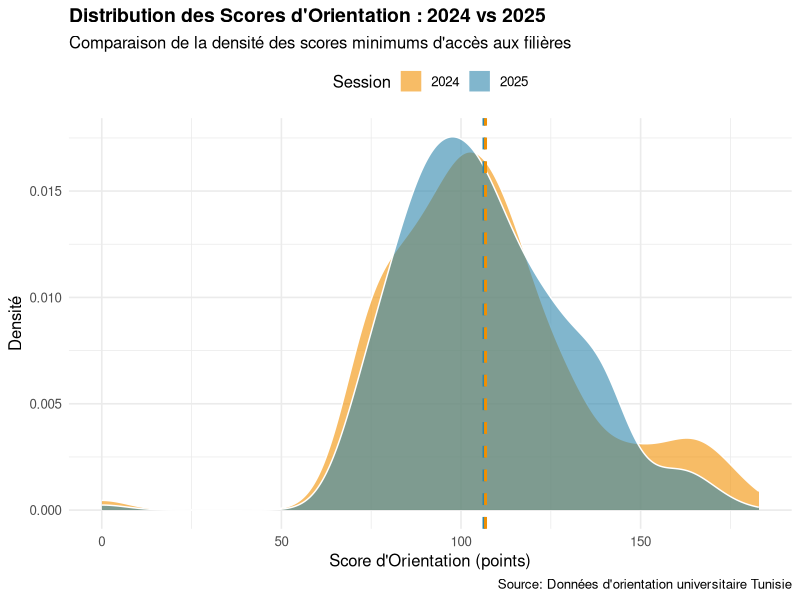
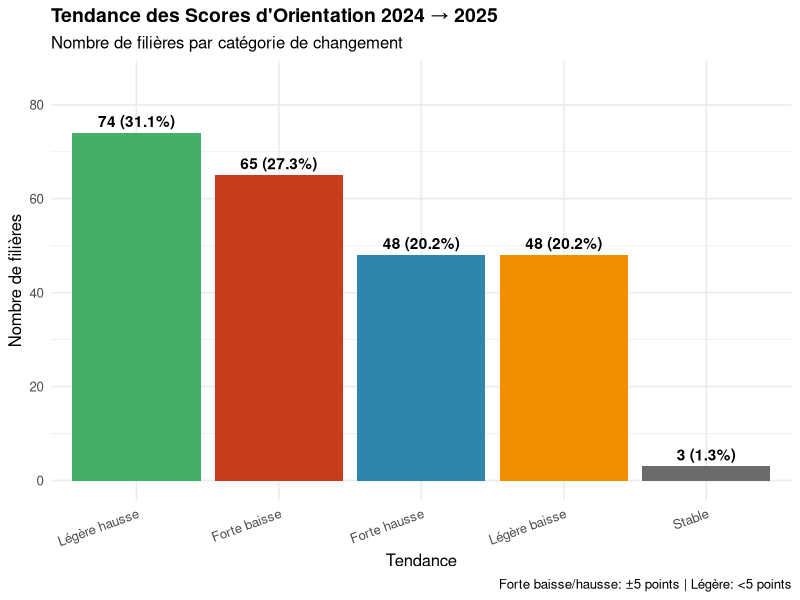
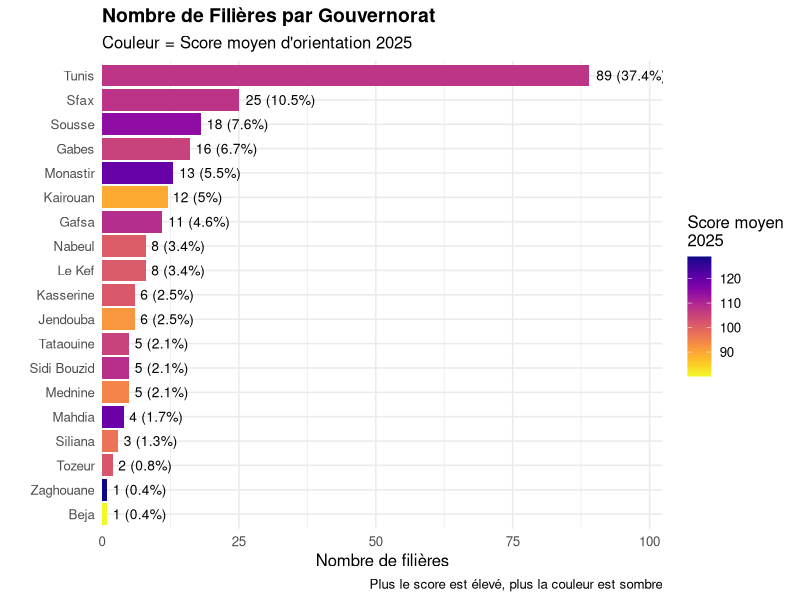
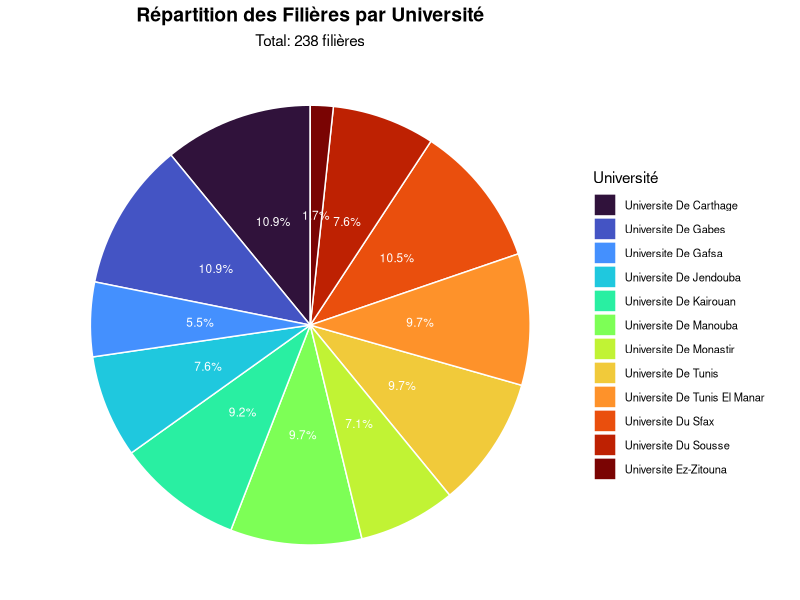
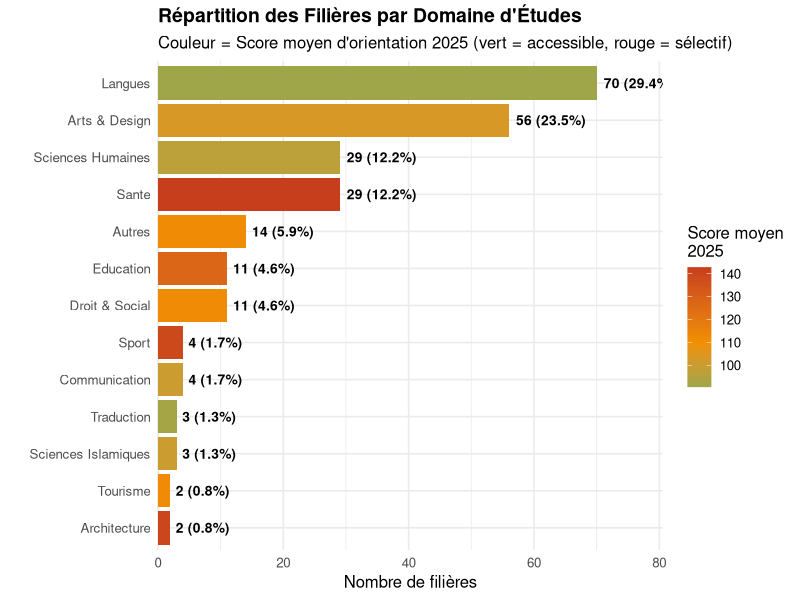
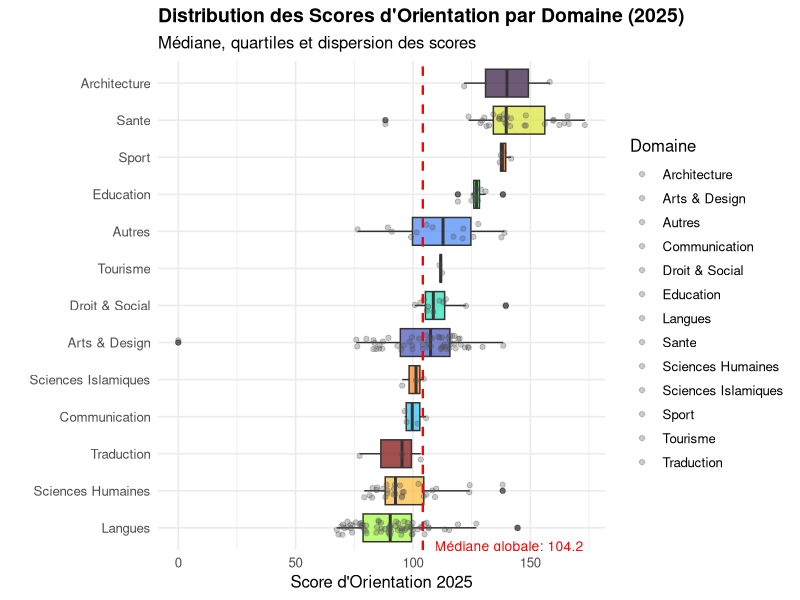
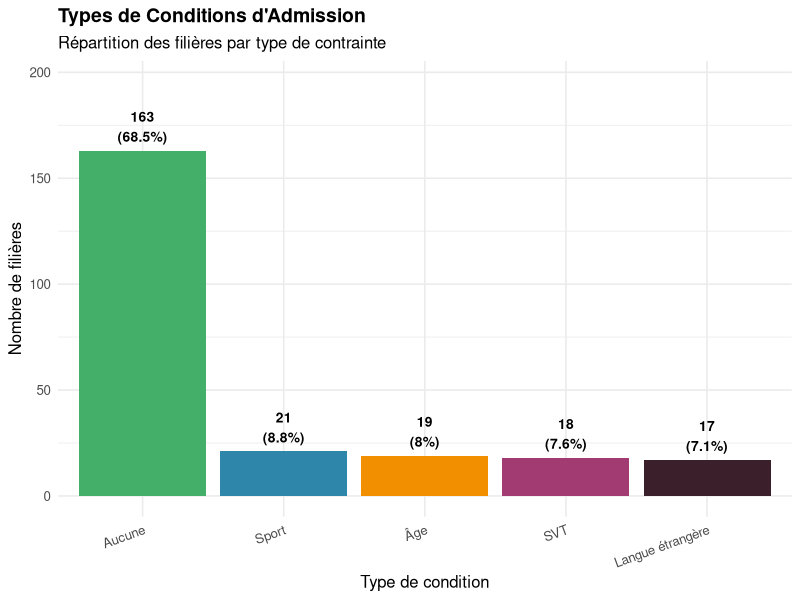
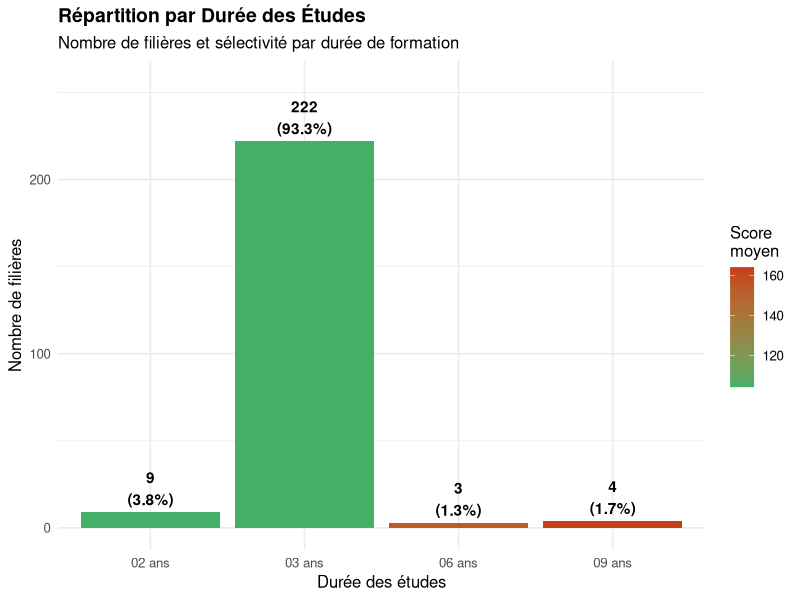

The R source for these figures, in order:
## ---- chunk 1
# Installation des packages si nécessaire (décommenter si besoin)
# install.packages(c("readxl", "dplyr", "stringr", "tidyr", "ggplot2", "scales", "knitr", "kableExtra", "viridis"))

# Chargement des bibliothèques
library(readxl)    # Pour lire les fichiers Excel
library(dplyr)     # Pour la manipulation des données
library(stringr)   # Pour la manipulation des chaînes
library(tidyr)     # Pour le nettoyage des données
library(ggplot2)   # Visualisations
library(scales)    # Formatage des axes
library(knitr)     # Tableaux formatés
library(viridis)   # Palettes de couleurs accessibles

# Configuration des thèmes
theme_set(theme_minimal(base_size = 12))

# Palette de couleurs personnalisée
couleurs <- c("#2E86AB", "#A23B72", "#F18F01", "#C73E1D", "#3B1F2B", "#44AF69")
## ---- chunk 2
# Chargement des bibliothèques
library(readxl)    # Pour lire les fichiers Excel
library(dplyr)     # Pour la manipulation des données
library(stringr)   # Pour la manipulation des chaînes
library(tidyr)     # Pour le nettoyage des données
cat("Bibliothèques chargées avec succès\n")
## ---- chunk 3
# Lecture du fichier Excel
df <- read_excel("Data/data.xlsx", sheet = 1)

# Affichage de la structure
cat("Dimensions initiales:", nrow(df), "lignes x", ncol(df), "colonnes\n")
cat("\nNoms des colonnes originales:\n")
print(colnames(df))
## ---- chunk 4
# Suppression des sauts de ligne, tabulations, espaces multiples et deux-points
colnames(df) <- colnames(df) %>%
  str_replace_all("\n", " ") %>%       # Remplacer \n par espace
  str_replace_all("\t", " ") %>%       # Remplacer \t par espace
  str_replace_all(":", "") %>%         # Supprimer les :
  str_replace_all("\\s+", " ") %>%     # Remplacer espaces multiples
  str_trim()                            # Supprimer espaces début/fin

cat("Nouveaux noms de colonnes:\n")
print(colnames(df))
## ---- chunk 5
# Suppression des lignes avec Filiere vide
df <- df %>% filter(!is.na(Filiere))

# Nettoyage de base
df <- df %>%
  mutate(Filiere = Filiere %>%
           str_replace_all("\n", " ") %>%
           str_replace_all("\\s+", " ") %>%
           str_trim() %>%
           tolower())

# Standardisation du préfixe "L EN"
df <- df %>%
  mutate(Filiere = str_replace(Filiere, "^l\\.?\\s*en\\s*", "l en "))

# Corrections d'abréviations
df <- df %>%
  mutate(Filiere = str_replace(Filiere, "l en sc\\. infirmieres", "l en sciences infirmieres"),
         Filiere = str_replace(Filiere, "l en tech\\.", "l en techniques"))

cat("Nombre de filières uniques après nettoyage:", length(unique(df$Filiere)), "\n")
## ---- chunk 6
# Mapping des filières vers des noms cohérents
filiere_mapping <- c(
  'l en sciences de l education' = 'l en sciences de l éducation',
  'l en science et techniques des activités physiques et sportives' = 'l en sciences physiques et sportives',
  'l en physiothérapie' = 'l en santé: physiothérapie',
  'l en orthophonie' = 'l en santé: orthophonie',
  'l en nutrition humaine' = 'l en santé: nutrition',
  'l en ergothérapie' = 'l en santé: ergothérapie',
  'l en puériculture' = 'l en santé: puériculture',
  'l en sciences maïeutiques sage femme' = 'l en santé: sage-femme',
  'l en documentbibliothéconomie et archiv' = 'l en documentation et bibliothéconomie',
  'l en gestion élect de l infor et des docu' = 'l en gestion informatique documentaire',
  'l en médiation et animation' = 'l en médiation culturelle',
  'l en théa arts de la scène' = 'l en théâtre et arts de la scène',
  'prépalettre spécialité arabe' = 'prépa lettres arabe',
  'prépalettre spécialité français' = 'prépa lettres français',
  'prépalettre spécialité anglais' = 'prépa lettres anglais',
  'cycle prépasciences humaines histoire' = 'cycle prépa sciences humaines histoire',
  'cycle prépasciences humaines géographie' = 'cycle prépa sciences humaines géographie',
  'cycle prépasciences humaines philosophie' = 'cycle prépa sciences humaines philosophie',
  'l en arts du patrimoine islamique' = 'l en patrimoine islamique',
  'l en science islamique' = 'l en sciences islamiques',
  'l en géographie de lenvironnement' = 'l en géographie de l environnement',
  'l en techniques agroalimentaires et envir' = 'l en techniques agroalimentaires et environnement'
)

# Application du mapping
for (old_name in names(filiere_mapping)) {
  df <- df %>%
    mutate(Filiere = if_else(Filiere == old_name, filiere_mapping[old_name], Filiere))
}

cat("Mapping appliqué avec succès\n")
## ---- chunk 7
df <- df %>%
  mutate(Université = Université %>%
           str_replace_all("\n", " ") %>%
           str_trim() %>%
           tolower())

cat("Universités uniques:\n")
print(unique(df$Université))
## ---- chunk 8
df <- df %>%
  mutate(Etablissement = Etablissement %>%
           str_replace_all("\n", " ") %>%
           str_replace_all("\t", " ") %>%
           str_trim() %>%
           tolower())

# Correction spécifique
df <- df %>%
  mutate(Etablissement = str_replace(Etablissement, 
                                     'faculté de médecine â€" tunis', 
                                     'faculté de médecine de tunis'))

cat("Nombre d'établissements uniques:", length(unique(df$Etablissement)), "\n")
## ---- chunk 9
df <- df %>%
  mutate(Gouvernorat = Gouvernorat %>%
           str_trim() %>%
           str_to_title())  # Première lettre en majuscule

cat("Gouvernorats uniques:\n")
print(unique(df$Gouvernorat))
## ---- chunk 10
df <- df %>%
  mutate(Critères = Critères %>%
           str_replace_all("\n", "") %>%
           str_trim() %>%
           toupper())

cat("Critères uniques:\n")
print(unique(df$Critères))
## ---- chunk 11
# Remplissage des valeurs manquantes
df <- df %>%
  mutate(`Durée des Etudes` = if_else(is.na(`Durée des Etudes`), "03 ans", `Durée des Etudes`))

# Uniformisation du format
df <- df %>%
  mutate(`Durée des Etudes` = `Durée des Etudes` %>%
           str_replace_all("\\s+", " ") %>%
           str_trim() %>%
           str_replace("03  ans", "03 ans"))

cat("Durées d'études uniques:\n")
print(unique(df$`Durée des Etudes`))
## ---- chunk 12
# Afficher les noms exacts des colonnes pour diagnostic
cat("Noms de colonnes contenant 'Orient':\n")
print(grep("Orient", colnames(df), value = TRUE, ignore.case = TRUE))

# Identifier les colonnes de scores
col_2025 <- grep("2025", colnames(df), value = TRUE)[1]
col_2024 <- grep("2024", colnames(df), value = TRUE)[1]

cat("\nColonne 2025 détectée:", col_2025, "\n")
cat("Colonne 2024 détectée:", col_2024, "\n")
## ---- chunk 13
# Remplissage des valeurs manquantes par 0
# Utilisation de la notation avec crochets doubles pour éviter les problèmes d'accents
df[[col_2025]] <- ifelse(is.na(df[[col_2025]]), 0, df[[col_2025]])
df[[col_2024]] <- ifelse(is.na(df[[col_2024]]), 0, df[[col_2024]])

cat("\nValeurs manquantes remplacées par 0\n")

# Affichage des statistiques
cat("\nScore 2025 - min:", min(df[[col_2025]], na.rm = TRUE), 
    "max:", max(df[[col_2025]], na.rm = TRUE), "\n")
cat("Score 2024 - min:", min(df[[col_2024]], na.rm = TRUE), 
    "max:", max(df[[col_2024]], na.rm = TRUE), "\n")
## ---- chunk 14
# Mapping des conditions
conditions_map <- c(
  'Rien' = 'aucune',
  '03 ans' = 'aucune',
  'Sport exigé' = 'sport obligatoire',
  'Sport exigé, sport>=16' = 'sport obligatoire >=16',
  'SVT exigée' = 'svt obligatoire',
  'Option S.V.T et Sport Obligatoires' = 'svt et sport obligatoires',
  'Filière Pour sexe Feminin et Option S.V.T. Obligatoire' = 'svt obligatoire, sexe féminin',
  'Filière Pour Sexe Feminin et Option S.V.T. Obligatoire et sport obligatoire' = 'svt et sport obligatoires, sexe féminin',
  'Filière Pour Sexe Masculin et Option S.V.T. Obligatoire et sport obligatoire' = 'svt et sport obligatoires, sexe masculin',
  'Réservée aux admis des lycées pour non-voyants, avec SVT et sport obligatoires' = 'svt et sport obligatoires, non-voyant',
  'Espagnol exigé' = 'langue obligatoire : espagnol',
  'Italien exigé' = 'langue obligatoire : italien',
  'Allemand exigé' = 'langue obligatoire : allemand',
  'Âge inférieur à 20 ans au 01 septembre' = 'âge limite',
  'age<=21 ans au premier octobre' = 'âge limite'
)

# Application du mapping
df <- df %>%
  mutate(Conditions = recode(Conditions, !!!conditions_map))

cat("Conditions uniques:\n")
print(unique(df$Conditions))
## ---- chunk 15
# Fonction pour nettoyer une spécialité
nettoyer_specialite <- function(valeur) {
  # Gérer les valeurs vides ou NA
  if (is.na(valeur) || str_trim(valeur) %in% c('', '\t/', '/')) {
    return(list())
  }
  
  # Remplacer tous les séparateurs par /
  valeur_nettoyee <- str_replace_all(valeur, "\\\\\\\\|\\\\\\\\|//", "/")
  
  # Séparer par /
  specialites <- str_split(valeur_nettoyee, "/")[[1]]
  
  # Nettoyer chaque spécialité
  liste_nettoyee <- specialites %>%
    str_trim() %>%
    .[. != ""] %>%
    str_to_title()
  
  return(liste_nettoyee)
}

# Application à la colonne Spécialités
df <- df %>%
  mutate(Spécialités = lapply(Spécialités, nettoyer_specialite))

cat("Nettoyage des spécialités terminé!\n")
cat("\nExemple des 5 premières spécialités:\n")
print(head(df$Spécialités, 5))
## ---- chunk 16
cat("\nrésumé final\n")
cat("nombre total de lignes:", nrow(df), "\n")
cat("nombre de colonnes:", ncol(df), "\n")
cat("\naprçu des premières lignes:\n")
print(head(df, 5))
## ---- chunk 17
# Chargement des données nettoyées
df <- read.csv("Data/data_cleaned.csv", fileEncoding = "UTF-8")

# Nettoyage des noms de colonnes (suppression des retours à la ligne)
df <- df %>%
  mutate(across(where(is.character), ~str_replace_all(., "\n", " "))) %>%
  mutate(across(where(is.character), str_trim))

# Renommer les colonnes pour faciliter l'analyse
colnames(df) <- c("Filiere", "Universite", "Etablissement", "Gouvernorat", 
                  "Criteres", "Duree", "Score_2025", "Score_2024", 
                  "Conditions", "Specialites")

# Aperçu des données
cat("aperçu des données\n")
cat("nombre de filières/programmes:", nrow(df), "\n")
cat("nombre de variables:", ncol(df), "\n\n")

cat("variables disponibles:\n")
print(colnames(df))

cat("\npremières observations:\n")
head(df, 3)
## ---- chunk 18
# Statistiques descriptives des scores d'orientation
cat("statistiques descriptives des scores d'orientation\n\n")

# Statistiques pour 2025
cat("session 2025:\n")
cat("   score minimum    :", round(min(df$Score_2025, na.rm = TRUE), 2), "\n")
cat("   score maximum    :", round(max(df$Score_2025, na.rm = TRUE), 2), "\n")
cat("   score moyen      :", round(mean(df$Score_2025, na.rm = TRUE), 2), "\n")
cat("   score médian     :", round(median(df$Score_2025, na.rm = TRUE), 2), "\n")
cat("   écart-type       :", round(sd(df$Score_2025, na.rm = TRUE), 2), "\n\n")

# Statistiques pour 2024
cat("session 2024:\n")
cat("   score minimum    :", round(min(df$Score_2024, na.rm = TRUE), 2), "\n")
cat("   score maximum    :", round(max(df$Score_2024, na.rm = TRUE), 2), "\n")
cat("   score moyen      :", round(mean(df$Score_2024, na.rm = TRUE), 2), "\n")
cat("   score médian     :", round(median(df$Score_2024, na.rm = TRUE), 2), "\n")
cat("   écart-type       :", round(sd(df$Score_2024, na.rm = TRUE), 2), "\n\n")

# Comparaison
diff_moyenne <- mean(df$Score_2025, na.rm = TRUE) - mean(df$Score_2024, na.rm = TRUE)
cat("évolution 2024 -> 2025:\n")
cat("   différence moyenne:", round(diff_moyenne, 2), "points\n")
cat("   tendance          :", ifelse(diff_moyenne < 0, "baisse", "hausse"), "\n")
## ---- chunk 19
# Visualisation : Comparaison des distributions 2024 vs 2025
df_long <- df %>%
  select(Filiere, Score_2025, Score_2024) %>%
  pivot_longer(cols = c(Score_2025, Score_2024), 
               names_to = "Annee", 
               values_to = "Score") %>%
  mutate(Annee = ifelse(Annee == "Score_2025", "2025", "2024"))

ggplot(df_long, aes(x = Score, fill = Annee)) +
  geom_density(alpha = 0.6, color = "white") +
  scale_fill_manual(values = c("2024" = "#F18F01", "2025" = "#2E86AB")) +
  labs(
    title = "Distribution des Scores d'Orientation : 2024 vs 2025",
    subtitle = "Comparaison de la densité des scores minimums d'accès aux filières",
    x = "Score d'Orientation (points)",
    y = "Densité",
    fill = "Session",
    caption = "Source: Données d'orientation universitaire Tunisie"
  ) +
  theme_minimal(base_size = 12) +
  theme(
    plot.title = element_text(face = "bold", size = 14),
    legend.position = "top"
  ) +
  geom_vline(aes(xintercept = mean(df$Score_2025, na.rm = TRUE)), 
             color = "#2E86AB", linetype = "dashed", size = 1) +
  geom_vline(aes(xintercept = mean(df$Score_2024, na.rm = TRUE)), 
             color = "#F18F01", linetype = "dashed", size = 1)
## ---- chunk 20
# Calcul de l'évolution des scores par filière
df <- df %>%
  mutate(
    Evolution = Score_2025 - Score_2024,
    Evolution_Pct = round((Evolution / Score_2024) * 100, 2),
    Tendance = case_when(
      Evolution < -5 ~ "Forte baisse",
      Evolution < 0 ~ "Légère baisse",
      Evolution == 0 ~ "Stable",
      Evolution < 5 ~ "Légère hausse",
      TRUE ~ "Forte hausse"
    )
  )

# Résumé des tendances
tendances_resume <- df %>%
  count(Tendance) %>%
  mutate(Pourcentage = round(n / sum(n) * 100, 1)) %>%
  arrange(desc(n))

cat("répartition des tendances 2024 -> 2025\n\n")
for(i in 1:nrow(tendances_resume)) {
  cat(sprintf("%-15s : %3d filières (%5.1f%%)\n", 
              tendances_resume$Tendance[i], 
              tendances_resume$n[i], 
              tendances_resume$Pourcentage[i]))
}

# Filières avec la plus grande baisse
cat("\n\ntop 10 filières avec la plus grande baisse de score:\n")
df %>%
  filter(Score_2024 > 0) %>%
  arrange(Evolution) %>%
  select(Filiere, Gouvernorat, Score_2024, Score_2025, Evolution) %>%
  head(10) %>%
  print()
## ---- chunk 21
# Visualisation des tendances
ggplot(tendances_resume, aes(x = reorder(Tendance, -n), y = n, fill = Tendance)) +
  geom_col(show.legend = FALSE) +
  geom_text(aes(label = paste0(n, " (", Pourcentage, "%)")), 
            vjust = -0.5, fontface = "bold") +
  scale_fill_manual(values = c(
    "Forte baisse" = "#C73E1D",
    "Légère baisse" = "#F18F01", 
    "Stable" = "#6B6B6B",
    "Légère hausse" = "#44AF69",
    "Forte hausse" = "#2E86AB"
  )) +
  labs(
    title = "Tendance des Scores d'Orientation 2024 → 2025",
    subtitle = "Nombre de filières par catégorie de changement",
    x = "Tendance",
    y = "Nombre de filières",
    caption = "Forte baisse/hausse: ±5 points | Légère: <5 points"
  ) +
  theme_minimal(base_size = 12) +
  theme(
    plot.title = element_text(face = "bold", size = 14),
    axis.text.x = element_text(angle = 20, hjust = 1)
  ) +
  ylim(0, max(tendances_resume$n) * 1.15)
## ---- chunk 22
# Analyse par gouvernorat
gouvernorat_stats <- df %>%
  group_by(Gouvernorat) %>%
  summarise(
    Nb_Filieres = n(),
    Score_Moyen_2025 = round(mean(Score_2025, na.rm = TRUE), 2),
    Score_Min_2025 = round(min(Score_2025, na.rm = TRUE), 2),
    Score_Max_2025 = round(max(Score_2025, na.rm = TRUE), 2),
    Nb_Universites = n_distinct(Universite),
    Nb_Etablissements = n_distinct(Etablissement)
  ) %>%
  arrange(desc(Nb_Filieres))

cat("répartition par gouvernorat\n\n")

# Calcul des pourcentages
total_filieres <- sum(gouvernorat_stats$Nb_Filieres)
gouvernorat_stats <- gouvernorat_stats %>%
  mutate(Pourcentage = round(Nb_Filieres / total_filieres * 100, 1))

print(gouvernorat_stats)

cat("\n\nconcentration géographique:\n")
tunis_pct <- sum(gouvernorat_stats$Pourcentage[gouvernorat_stats$Gouvernorat == "Tunis"])
cat("grand tunis concentre:", tunis_pct, "% des filières\n")
cat("nombre de gouvernorats avec des filières:", nrow(gouvernorat_stats), "\n")
## ---- chunk 23
# Visualisation : Répartition par gouvernorat
ggplot(gouvernorat_stats, aes(x = reorder(Gouvernorat, Nb_Filieres), y = Nb_Filieres, fill = Score_Moyen_2025)) +
  geom_col() +
  geom_text(aes(label = paste0(Nb_Filieres, " (", Pourcentage, "%)")), 
            hjust = -0.1, size = 3.5) +
  coord_flip() +
  scale_fill_viridis(option = "plasma", direction = -1, name = "Score moyen\n2025") +
  labs(
    title = "Nombre de Filières par Gouvernorat",
    subtitle = "Couleur = Score moyen d'orientation 2025",
    x = "",
    y = "Nombre de filières",
    caption = "Plus le score est élevé, plus la couleur est sombre"
  ) +
  theme_minimal(base_size = 12) +
  theme(
    plot.title = element_text(face = "bold", size = 14),
    legend.position = "right"
  ) +
  scale_y_continuous(expand = expansion(mult = c(0, 0.15)))
## ---- chunk 24
# Analyse par université
universite_stats <- df %>%
  group_by(Universite) %>%
  summarise(
    Nb_Filieres = n(),
    Nb_Etablissements = n_distinct(Etablissement),
    Score_Moyen_2025 = round(mean(Score_2025, na.rm = TRUE), 2),
    Score_Min = round(min(Score_2025, na.rm = TRUE), 2),
    Score_Max = round(max(Score_2025, na.rm = TRUE), 2),
    Ecart_Score = Score_Max - Score_Min
  ) %>%
  arrange(desc(Nb_Filieres)) %>%
  mutate(
    Universite_Clean = str_to_title(str_replace_all(Universite, "\\s+", " ")),
    Pourcentage = round(Nb_Filieres / sum(Nb_Filieres) * 100, 1)
  )

cat("répartition par université\n\n")

for(i in 1:nrow(universite_stats)) {
  cat(sprintf("%d. %-35s: %2d filières (%4.1f%%) | score: %5.1f - %5.1f\n",
              i,
              substr(universite_stats$Universite_Clean[i], 1, 35),
              universite_stats$Nb_Filieres[i],
              universite_stats$Pourcentage[i],
              universite_stats$Score_Min[i],
              universite_stats$Score_Max[i]))
}
## ---- chunk 25
# Visualisation : Répartition par université (camembert)
ggplot(universite_stats, aes(x = "", y = Nb_Filieres, fill = Universite_Clean)) +
  geom_bar(stat = "identity", width = 1, color = "white") +
  coord_polar("y", start = 0) +
  scale_fill_viridis(discrete = TRUE, option = "turbo") +
  labs(
    title = "Répartition des Filières par Université",
    subtitle = paste0("Total: ", sum(universite_stats$Nb_Filieres), " filières"),
    fill = "Université"
  ) +
  theme_void() +
  theme(
    plot.title = element_text(face = "bold", size = 14, hjust = 0.5),
    plot.subtitle = element_text(hjust = 0.5),
    legend.position = "right",
    legend.text = element_text(size = 8)
  ) +
  geom_text(aes(label = paste0(Pourcentage, "%")), 
            position = position_stack(vjust = 0.5), size = 3, color = "white")
## ---- chunk 26
# Catégorisation des filières par domaine
df <- df %>%
  mutate(Domaine = case_when(
    str_detect(Filiere, "médecine|infirm|santé|physio|ortho|sage|puér|urgence|hygiene") ~ "Sante",
    str_detect(Filiere, "droit|juridique|social|travail") ~ "Droit & Social",
    str_detect(Filiere, "arabe|français|anglais|espagnol|italien|allemand|russe|chinois|langue") ~ "Langues",
    str_detect(Filiere, "arts|design|musique|théâ|cinéma|beaux|plastique") ~ "Arts & Design",
    str_detect(Filiere, "histoire|géo|archéo|patrimoine|anthropo|socio|philo|psycho") ~ "Sciences Humaines",
    str_detect(Filiere, "éducation|enseignement|cadre") ~ "Education",
    str_detect(Filiere, "journal|communication|document|média") ~ "Communication",
    str_detect(Filiere, "tourism|hôtel") ~ "Tourisme",
    str_detect(Filiere, "sport|physique") ~ "Sport",
    str_detect(Filiere, "islam|théolog|zitouna") ~ "Sciences Islamiques",
    str_detect(Filiere, "prépa|cycle") ~ "Classes Preparatoires",
    str_detect(Filiere, "architect|urban") ~ "Architecture",
    str_detect(Filiere, "traduction") ~ "Traduction",
    TRUE ~ "Autres"
  ))

# Statistiques par domaine
domaine_stats <- df %>%
  group_by(Domaine) %>%
  summarise(
    Nb_Filieres = n(),
    Score_Moyen = round(mean(Score_2025, na.rm = TRUE), 2),
    Score_Min = round(min(Score_2025, na.rm = TRUE), 2),
    Score_Max = round(max(Score_2025, na.rm = TRUE), 2),
    Evolution_Moy = round(mean(Evolution, na.rm = TRUE), 2)
  ) %>%
  arrange(desc(Nb_Filieres)) %>%
  mutate(Pourcentage = round(Nb_Filieres / sum(Nb_Filieres) * 100, 1))

cat("répartition par domaine d'études\n\n")

# Affichage formaté du tableau
domaine_stats_display <- domaine_stats %>%
  rename(
    "Domaine" = "Domaine",
    "Filières" = "Nb_Filieres",
    "Score Moy" = "Score_Moyen",
    "Score Min" = "Score_Min",
    "Score Max" = "Score_Max",
    "Évolution" = "Evolution_Moy",
    "%" = "Pourcentage"
  ) %>%
  mutate(across(where(is.numeric), ~round(., 1)))

knitr::kable(domaine_stats_display, 
             format = "simple",
             digits = 1,
             caption = "Statistiques par Domaine d'Études")
## ---- chunk 27
# Visualisation : Nombre de filières par domaine avec scores
ggplot(domaine_stats, aes(x = reorder(Domaine, Nb_Filieres), y = Nb_Filieres, fill = Score_Moyen)) +
  geom_col() +
  geom_text(aes(label = paste0(Nb_Filieres, " (", Pourcentage, "%)")), 
            hjust = -0.1, size = 3.5, fontface = "bold") +
  coord_flip() +
  scale_fill_gradient2(low = "#44AF69", mid = "#F18F01", high = "#C73E1D", 
                       midpoint = 110, name = "Score moyen\n2025") +
  labs(
    title = "Répartition des Filières par Domaine d'Études",
    subtitle = "Couleur = Score moyen d'orientation 2025 (vert = accessible, rouge = sélectif)",
    x = "",
    y = "Nombre de filières"
  ) +
  theme_minimal(base_size = 12) +
  theme(
    plot.title = element_text(face = "bold", size = 14),
    legend.position = "right"
  ) +
  scale_y_continuous(expand = expansion(mult = c(0, 0.15)))
## ---- chunk 28
# Boxplot : Distribution des scores par domaine
ggplot(df, aes(x = reorder(Domaine, Score_2025, FUN = median), y = Score_2025, fill = Domaine)) +
  geom_boxplot(alpha = 0.7, show.legend = FALSE) +
  geom_jitter(width = 0.2, alpha = 0.3, size = 1.5, color = "gray30") +
  coord_flip() +
  scale_fill_viridis(discrete = TRUE, option = "turbo") +
  labs(
    title = "Distribution des Scores d'Orientation par Domaine (2025)",
    subtitle = "Médiane, quartiles et dispersion des scores",
    x = "",
    y = "Score d'Orientation 2025"
  ) +
  theme_minimal(base_size = 12) +
  theme(
    plot.title = element_text(face = "bold", size = 14)
  ) +
  geom_hline(yintercept = median(df$Score_2025, na.rm = TRUE), 
             linetype = "dashed", color = "red", size = 0.8) +
  annotate("text", x = 0.5, y = median(df$Score_2025, na.rm = TRUE) + 5, 
           label = paste0("Médiane globale: ", round(median(df$Score_2025, na.rm = TRUE), 1)),
           color = "red", hjust = 0, size = 3.5)
## ---- chunk 29
# Analyse des conditions d'admission
conditions_stats <- df %>%
  group_by(Conditions) %>%
  summarise(
    Nb_Filieres = n(),
    Score_Moyen = round(mean(Score_2025, na.rm = TRUE), 2),
    Domaines = paste(unique(Domaine), collapse = ", ")
  ) %>%
  arrange(desc(Nb_Filieres)) %>%
  mutate(Pourcentage = round(Nb_Filieres / sum(Nb_Filieres) * 100, 1))

cat("conditions d'admission\n\n")

for(i in 1:nrow(conditions_stats)) {
  cat(sprintf("%-45s : %2d filières (%5.1f%%) | score moy: %6.2f\n",
              conditions_stats$Conditions[i],
              conditions_stats$Nb_Filieres[i],
              conditions_stats$Pourcentage[i],
              conditions_stats$Score_Moyen[i]))
}

# Calcul des filières sans contraintes
sans_contraintes <- sum(conditions_stats$Nb_Filieres[conditions_stats$Conditions == "aucune"])
avec_contraintes <- sum(conditions_stats$Nb_Filieres) - sans_contraintes

cat("\n\nrésumé:\n")
cat("filières sans contraintes:", sans_contraintes, "(", round(sans_contraintes/sum(conditions_stats$Nb_Filieres)*100, 1), "%)\n")
cat("filières avec contraintes:", avec_contraintes, "(", round(avec_contraintes/sum(conditions_stats$Nb_Filieres)*100, 1), "%)\n")
## ---- chunk 30
# Visualisation des conditions
conditions_stats_filtered <- conditions_stats %>%
  mutate(Type_Condition = case_when(
    Conditions == "aucune" ~ "Aucune",
    str_detect(Conditions, "sport") ~ "Sport",
    str_detect(Conditions, "svt") ~ "SVT",
    str_detect(Conditions, "âge|age") ~ "Âge",
    str_detect(Conditions, "langue") ~ "Langue étrangère",
    str_detect(Conditions, "sexe") ~ "Sexe spécifique",
    TRUE ~ "Autre"
  ))

type_condition_stats <- conditions_stats_filtered %>%
  group_by(Type_Condition) %>%
  summarise(
    Nb_Total = sum(Nb_Filieres),
    Score_Moyen = round(mean(Score_Moyen), 2)
  ) %>%
  mutate(Pourcentage = round(Nb_Total / sum(Nb_Total) * 100, 1))

ggplot(type_condition_stats, aes(x = reorder(Type_Condition, -Nb_Total), y = Nb_Total, fill = Type_Condition)) +
  geom_col(show.legend = FALSE) +
  geom_text(aes(label = paste0(Nb_Total, "\n(", Pourcentage, "%)")), 
            vjust = -0.3, fontface = "bold", size = 3.5) +
  scale_fill_manual(values = c(
    "Aucune" = "#44AF69",
    "Âge" = "#F18F01",
    "Sport" = "#2E86AB",
    "SVT" = "#A23B72",
    "Langue étrangère" = "#3B1F2B",
    "Sexe spécifique" = "#C73E1D",
    "Autre" = "#6B6B6B"
  )) +
  labs(
    title = "Types de Conditions d'Admission",
    subtitle = "Répartition des filières par type de contrainte",
    x = "Type de condition",
    y = "Nombre de filières"
  ) +
  theme_minimal(base_size = 12) +
  theme(
    plot.title = element_text(face = "bold", size = 14),
    axis.text.x = element_text(angle = 20, hjust = 1)
  ) +
  ylim(0, max(type_condition_stats$Nb_Total) * 1.2)
## ---- chunk 31
# Analyse de la durée des études
duree_stats <- df %>%
  group_by(Duree) %>%
  summarise(
    Nb_Filieres = n(),
    Score_Moyen = round(mean(Score_2025, na.rm = TRUE), 2),
    Domaines = paste(unique(Domaine), collapse = ", ")
  ) %>%
  arrange(Duree) %>%
  mutate(Pourcentage = round(Nb_Filieres / sum(Nb_Filieres) * 100, 1))

cat("durée des études\n\n")

for(i in 1:nrow(duree_stats)) {
  cat(sprintf("%-10s : %3d filières (%5.1f%%) | score moy: %6.2f\n",
              duree_stats$Duree[i],
              duree_stats$Nb_Filieres[i],
              duree_stats$Pourcentage[i],
              duree_stats$Score_Moyen[i]))
}

# Visualisation
ggplot(duree_stats, aes(x = Duree, y = Nb_Filieres, fill = Score_Moyen)) +
  geom_col() +
  geom_text(aes(label = paste0(Nb_Filieres, "\n(", Pourcentage, "%)")), 
            vjust = -0.2, fontface = "bold") +
  scale_fill_gradient(low = "#44AF69", high = "#C73E1D", name = "Score\nmoyen") +
  labs(
    title = "Répartition par Durée des Études",
    subtitle = "Nombre de filières et sélectivité par durée de formation",
    x = "Durée des études",
    y = "Nombre de filières"
  ) +
  theme_minimal(base_size = 12) +
  theme(
    plot.title = element_text(face = "bold", size = 14)
  ) +
  ylim(0, max(duree_stats$Nb_Filieres) * 1.15)
## ---- chunk 32
# Top 15 filières les plus sélectives (score le plus élevé)
cat("top 15 filières les plus sélectives (score 2025)\n\n")

top_selectives <- df %>%
  arrange(desc(Score_2025)) %>%
  select(Filiere, Gouvernorat, Score_2025, Score_2024, Domaine) %>%
  head(15)

for(i in 1:nrow(top_selectives)) {
  cat(sprintf("%2d. %-45s | %s | score: %6.2f\n",
              i,
              substr(str_to_title(top_selectives$Filiere[i]), 1, 45),
              top_selectives$Gouvernorat[i],
              top_selectives$Score_2025[i]))
}

cat("\n\ntop 15 filières les plus accessibles (score 2025)\n\n")

top_accessibles <- df %>%
  arrange(Score_2025) %>%
  filter(Score_2025 > 0) %>%
  select(Filiere, Gouvernorat, Score_2025, Score_2024, Domaine) %>%
  head(15)

for(i in 1:nrow(top_accessibles)) {
  cat(sprintf("%2d. %-45s | %s | score: %6.2f\n",
              i,
              substr(str_to_title(top_accessibles$Filiere[i]), 1, 45),
              top_accessibles$Gouvernorat[i],
              top_accessibles$Score_2025[i]))
}
## ---- chunk 33
# Visualisation comparative Top 10 sélectives vs accessibles
top10_comparison <- rbind(
  top_selectives %>% head(10) %>% mutate(Categorie = "Plus Sélectives"),
  top_accessibles %>% head(10) %>% mutate(Categorie = "Plus Accessibles")
)

ggplot(top10_comparison, aes(x = reorder(paste0(substr(str_to_title(Filiere), 1, 30), "..."), Score_2025), 
                             y = Score_2025, fill = Categorie)) +
  geom_col() +
  geom_text(aes(label = round(Score_2025, 1)), hjust = -0.1, size = 3) +
  coord_flip() +
  facet_wrap(~Categorie, scales = "free_y") +
  scale_fill_manual(values = c("Plus Sélectives" = "#C73E1D", "Plus Accessibles" = "#44AF69")) +
  labs(
    title = "Comparaison : Filières les Plus et Moins Sélectives (2025)",
    subtitle = "Top 10 de chaque catégorie",
    x = "",
    y = "Score d'Orientation 2025"
  ) +
  theme_minimal(base_size = 11) +
  theme(
    plot.title = element_text(face = "bold", size = 14),
    legend.position = "none",
    strip.text = element_text(face = "bold", size = 12)
  )
## ---- chunk 34
# Analyse des critères d'orientation
criteres_stats <- df %>%
  group_by(Criteres) %>%
  summarise(
    Nb_Filieres = n(),
    Score_Moyen = round(mean(Score_2025, na.rm = TRUE), 2)
  ) %>%
  arrange(desc(Nb_Filieres)) %>%
  mutate(Pourcentage = round(Nb_Filieres / sum(Nb_Filieres) * 100, 1))

cat("critères d'orientation\n\n")
cat("FG = formation générale (score bac)\n")
cat("AR = arabe | F = français | ANG = anglais | HG = histoire-géo\n")
cat("PH = philosophie | SVT = sciences de la vie | SPT = sport\n\n")

print(criteres_stats)

# Top 10 critères les plus fréquents
ggplot(criteres_stats %>% head(12), aes(x = reorder(Criteres, Nb_Filieres), y = Nb_Filieres, fill = Score_Moyen)) +
  geom_col() +
  geom_text(aes(label = paste0(Nb_Filieres, " (", Pourcentage, "%)")), 
            hjust = -0.1, size = 3) +
  coord_flip() +
  scale_fill_viridis(option = "plasma", name = "Score moyen") +
  labs(
    title = "Critères d'Orientation les Plus Fréquents",
    subtitle = "Top 12 des formules de calcul du score",
    x = "Critère (formule)",
    y = "Nombre de filières"
  ) +
  theme_minimal(base_size = 11) +
  theme(
    plot.title = element_text(face = "bold", size = 14)
  ) +
  scale_y_continuous(expand = expansion(mult = c(0, 0.15)))
## ---- chunk 35
# Corrélation entre les scores 2024 et 2025
df_corr <- df %>% filter(Score_2024 > 0)  # Exclure les nouvelles filières

correlation <- cor(df_corr$Score_2024, df_corr$Score_2025, use = "complete.obs")

cat("analyse de corrélation 2024 - 2025\n\n")
cat("coefficient de corrélation (pearson):", round(correlation, 4), "\n")
cat("interprétation:", ifelse(correlation > 0.8, "corrélation forte", 
                               ifelse(correlation > 0.5, "corrélation modérée", "corrélation faible")), "\n\n")

# Scatter plot avec régression
ggplot(df_corr, aes(x = Score_2024, y = Score_2025, color = Domaine)) +
  geom_point(alpha = 0.7, size = 3) +
  geom_smooth(method = "lm", se = TRUE, color = "darkred", linetype = "dashed") +
  geom_abline(intercept = 0, slope = 1, linetype = "solid", color = "gray50", size = 0.8) +
  scale_color_viridis(discrete = TRUE, option = "turbo") +
  labs(
    title = "Corrélation des Scores d'Orientation 2024 vs 2025",
    subtitle = paste0("Coefficient de corrélation: r = ", round(correlation, 3), 
                      " | Ligne grise = égalité parfaite"),
    x = "Score 2024",
    y = "Score 2025",
    caption = "Points au-dessus de la ligne grise = score en hausse en 2025"
  ) +
  theme_minimal(base_size = 12) +
  theme(
    plot.title = element_text(face = "bold", size = 14),
    legend.position = "right",
    legend.text = element_text(size = 8)
  ) +
  annotate("text", x = 170, y = 80, label = paste0("r = ", round(correlation, 3)), 
           size = 5, fontface = "bold", color = "darkred")
## ---- chunk 36
# Filières avec les plus grands changements
df_evolution <- df %>%
  filter(Score_2024 > 0) %>%
  mutate(
    Evolution_Abs = abs(Evolution),
    Direction = ifelse(Evolution > 0, "Hausse", "Baisse")
  ) %>%
  arrange(desc(Evolution_Abs))

cat("top 10 plus grandes baisses\n")
df_evolution %>%
  filter(Evolution < 0) %>%
  head(10) %>%
  select(Filiere, Gouvernorat, Score_2024, Score_2025, Evolution) %>%
  print()

cat("\n\ntop 10 plus grandes hausses\n")
df_evolution %>%
  filter(Evolution > 0) %>%
  arrange(desc(Evolution)) %>%
  head(10) %>%
  select(Filiere, Gouvernorat, Score_2024, Score_2025, Evolution) %>%
  print()
## ---- chunk 37
# Visualisation des évolutions les plus marquantes
top_evolutions <- rbind(
  df_evolution %>% filter(Evolution < 0) %>% head(8),
  df_evolution %>% filter(Evolution > 0) %>% arrange(desc(Evolution)) %>% head(8)
)

ggplot(top_evolutions, aes(x = reorder(paste0(substr(str_to_title(Filiere), 1, 25), "..."), Evolution), 
                           y = Evolution, fill = Direction)) +
  geom_col() +
  geom_text(aes(label = paste0(ifelse(Evolution > 0, "+", ""), round(Evolution, 1))), 
            hjust = ifelse(top_evolutions$Evolution > 0, -0.1, 1.1), size = 3) +
  coord_flip() +
  scale_fill_manual(values = c("Hausse" = "#44AF69", "Baisse" = "#C73E1D")) +
  labs(
    title = "Filières avec les Évolutions les Plus Marquantes",
    subtitle = "Différence de score entre 2024 et 2025",
    x = "",
    y = "Évolution du score (points)",
    fill = "Direction"
  ) +
  theme_minimal(base_size = 11) +
  theme(
    plot.title = element_text(face = "bold", size = 14),
    legend.position = "top"
  ) +
  geom_hline(yintercept = 0, color = "gray40", size = 0.8)
## ---- chunk 38
# Tableau récapitulatif par domaine
synthese_domaine <- df %>%
  group_by(Domaine) %>%
  summarise(
    `Nb Filières` = n(),
    `Score Min 2025` = round(min(Score_2025, na.rm = TRUE), 1),
    `Score Max 2025` = round(max(Score_2025, na.rm = TRUE), 1),
    `Score Moyen 2025` = round(mean(Score_2025, na.rm = TRUE), 1),
    `Évolution Moy.` = round(mean(Evolution, na.rm = TRUE), 1),
    `% Sans Contraintes` = round(sum(Conditions == "aucune") / n() * 100, 0)
  ) %>%
  arrange(desc(`Nb Filières`))

cat("tableau de synthèse par domaine\n\n")

# Affichage du tableau formaté avec knitr::kable
synthese_display <- synthese_domaine %>%
  rename(
    "Domaine" = "Domaine",
    "Nb Filières" = "Nb Filières",
    "Score Min" = "Score Min 2025",
    "Score Max" = "Score Max 2025",
    "Score Moyen" = "Score Moyen 2025",
    "Évolution" = "Évolution Moy.",
    "% Sans Contraintes" = "% Sans Contraintes"
  ) %>%
  mutate(across(where(is.numeric), ~round(., 1)))

knitr::kable(synthese_display,
             format = "simple",
             digits = 1,
             caption = "Tableau de Synthèse par Domaine d'Études")

cat("\n\nlégende:\n")
cat("   - score min/max/moyen 2025: scores d'orientation (plus bas = plus accessible)\n")
cat("   - evolution: différence moyenne entre 2024 et 2025 (négatif = baisse)\n")
cat("   - % sans contraintes: pourcentage de filières sans conditions spéciales\n")
## ---- chunk 39
# Génération automatique des conclusions
cat("conclusions de l'analyse exploratoire\n\n")

# Contexte
cat("contexte du bac lettres 2025\n")
cat("   - taux de réussite 2024: 44.33%\n")
cat("   - taux de réussite 2025: 39.10% (-5.23 points)\n")
cat("   - impact: moins de bacheliers, potentiellement moins de compétition\n\n")

# Offre de formation
cat("offre de formation\n")
cat("   - nombre total de filières:", nrow(df), "\n")
cat("   - nombre d'universités:", n_distinct(df$Universite), "\n")
cat("   - nombre d'établissements:", n_distinct(df$Etablissement), "\n")
cat("   - gouvernorats couverts:", n_distinct(df$Gouvernorat), "\n\n")

# Évolution des scores
nb_baisse <- sum(df$Evolution < 0, na.rm = TRUE)
nb_hausse <- sum(df$Evolution > 0, na.rm = TRUE)
cat("évolution des scores 2024 -> 2025\n")
cat("   - filières en baisse:", nb_baisse, "(", round(nb_baisse/nrow(df)*100, 1), "%)\n")
cat("   - filières en hausse:", nb_hausse, "(", round(nb_hausse/nrow(df)*100, 1), "%)\n")
cat("   - évolution moyenne:", round(mean(df$Evolution, na.rm = TRUE), 2), "points\n\n")

# Accessibilité
score_median <- median(df$Score_2025, na.rm = TRUE)
nb_accessibles <- sum(df$Score_2025 <= 100, na.rm = TRUE)
cat("accessibilité\n")
cat("   - score médian 2025:", round(score_median, 2), "\n")
cat("   - filières avec score ≤ 100:", nb_accessibles, "(", round(nb_accessibles/nrow(df)*100, 1), "%)\n")
cat("   - filières sans contraintes:", sum(df$Conditions == "aucune"), "(", round(sum(df$Conditions == "aucune")/nrow(df)*100, 1), "%)\n")
